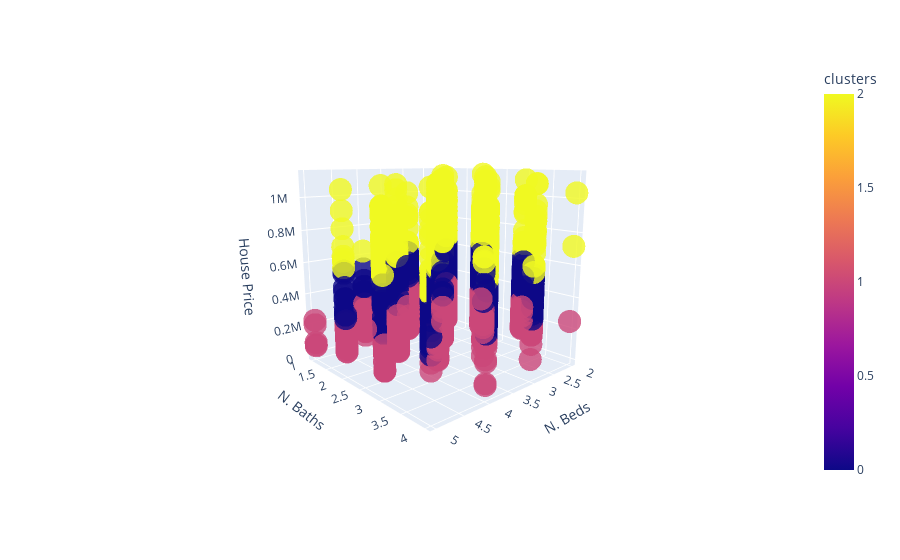

This figure's notebook cell:
### Code cell
# create 3D scatter plot
fig = px.scatter_3d(df_sample, 
                     x="N. Beds", 
                     y="N. Baths", 
                     z="House Price", 
                     color="clusters",  # color points based on cluster
                     opacity=0.8)  # adjust transparency
plt.tight_layout()
plt.figure(figsize=(20, 14))

fig.show()

### Figure 1 — Plotly figure (JSON) as saved in the notebook; plotly's stock layout.template omitted (floating-point values rounded to 4 significant figures; data arrays with more than 128 entries replaced by an {"elided": "..."} marker saying what was removed)
{"data": [{"hovertemplate": "N. Beds=%{x}<br>N. Baths=%{y}<br>House Price=%{z}<br>clusters=%{marker.color}<extra></extra>", "legendgroup": "", "marker": {"color": {"elided": "5000 int values"}, "coloraxis": "coloraxis", "opacity": 0.8, "symbol": "circle"}, "mode": "markers", "name": "", "scene": "scene", "showlegend": false, "type": "scatter3d", "x": {"elided": "5000 int values"}, "y": {"elided": "5000 int values"}, "z": {"elided": "5000 int values"}}], "layout": {"autosize": true, "coloraxis": {"colorbar": {"title": {"text": "clusters"}}, "colorscale": [[0, "#0d0887"], [0.1111, "#46039f"], [0.2222, "#7201a8"], [0.3333, "#9c179e"], [0.4444, "#bd3786"], [0.5556, "#d8576b"], [0.6667, "#ed7953"], [0.7778, "#fb9f3a"], [0.8889, "#fdca26"], [1, "#f0f921"]]}, "legend": {"tracegroupgap": 0}, "margin": {"t": 60}, "scene": {"aspectmode": "auto", "aspectratio": {"x": 1, "y": 1, "z": 1}, "camera": {"center": {"x": 0, "y": 0, "z": 0}, "eye": {"x": 1.687, "y": 1.886, "z": 0.5506}, "projection": {"type": "perspective"}, "up": {"x": 0, "y": 0, "z": 1}}, "domain": {"x": [0, 1], "y": [0, 1]}, "xaxis": {"title": {"text": "N. Beds"}, "type": "linear"}, "yaxis": {"title": {"text": "N. Baths"}, "type": "linear"}, "zaxis": {"title": {"text": "House Price"}, "type": "linear"}}}}
